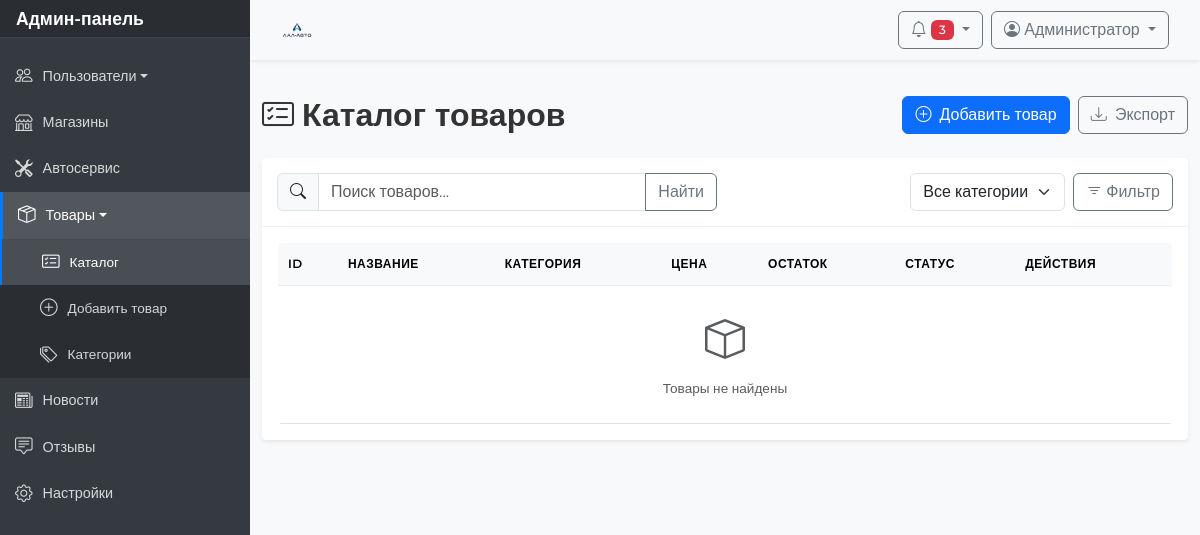
The page /admin.php?section=products_catalog (signed in) on the database as committed earlier.
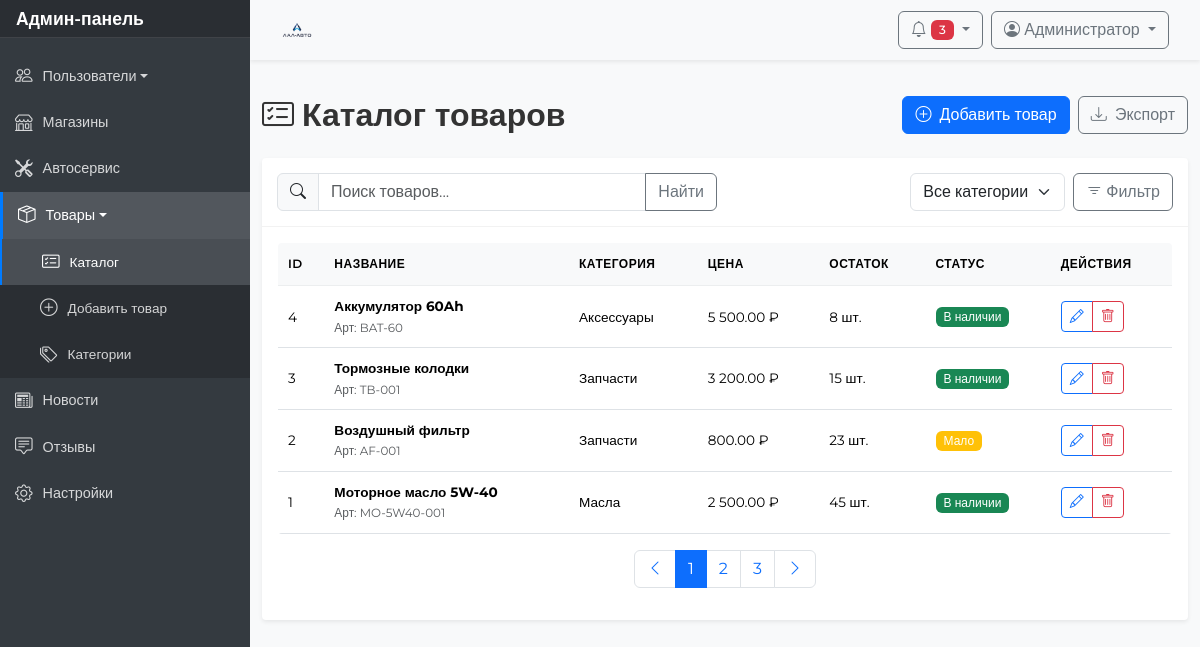
The same page on the database as committed later.
### tables this page shows
CREATE TABLE `products` (
  `id` int(11) NOT NULL,
  `name` varchar(255) NOT NULL,
  `description` text,
  `category` varchar(100) DEFAULT NULL,
  `price` decimal(10,2) NOT NULL DEFAULT '0.00',
  `quantity` int(11) DEFAULT '0',
  `article` varchar(100) DEFAULT NULL,
  `image` varchar(500) DEFAULT NULL,
  `status` varchar(20) DEFAULT 'available',
  `created_at` timestamp NULL DEFAULT CURRENT_TIMESTAMP,
  `updated_at` timestamp NULL DEFAULT CURRENT_TIMESTAMP ON UPDATE CURRENT_TIMESTAMP
);

### sections/products_catalog.php (the view, shortened to what this page needs)
<?php
$search = $_GET['search'] ?? '';
$category_filter = $_GET['category'] ?? 'all';
$where_sql = '';
$stmt = $conn->prepare("SELECT * FROM products $where_sql ORDER BY id DESC");
$stmt->execute();
$result = $stmt->get_result();
$products = [];
while ($row = $result->fetch_assoc())
{
    $products[] = $row;
}
?>
<div class="d-flex flex-column flex-md-row justify-content-between align-items-center mb-4">
    <h2 class="mb-3 mb-md-0">
        <i class="bi bi-card-checklist me-2"></i>Каталог товаров
    </h2>
    <div class="d-flex gap-2">
        <a href="admin.php?section=products_add" class="btn btn-primary">
            <i class="bi bi-plus-circle me-1"></i>
            <span class="d-none d-sm-inline">Добавить товар</span>
        </a>
        <a href="admin.php?section=products_catalog&export=1" class="btn btn-outline-secondary">
            <i class="bi bi-download me-1"></i>
            <span class="d-none d-sm-inline">Экспорт</span>
        </a>
    </div>
</div>
<div class="card shadow-sm">
    <div class="card-header bg-white">
        <div class="row g-3">
            <div class="col-md-6">
                <form method="GET" action="admin.php" class="d-flex">
                    <div class="input-group">
                        <span class="input-group-text"><i class="bi bi-search"></i></span>
                        <input type="text" class="form-control" name="search" placeholder="Поиск товаров..." value="<?= htmlspecialchars($search) ?>">
                        <button class="btn btn-outline-secondary" type="submit">Найти</button>
                    </div>
                </form>
            </div>
            <div class="col-md-6">
                <div class="d-flex justify-content-md-end gap-2">
                    <form method="GET" action="admin.php" class="d-flex">
                        <select class="form-select" name="category" onchange="this.form.submit()" style="width: auto;">
                            <option value="all" <?= $category_filter == 'all' ? 'selected' : '' ?>>Все категории</option>
                        </select>
                    </form>
                    <button type="button" class="btn btn-outline-secondary" data-bs-toggle="modal" data-bs-target="#filterModal">
                        <i class="bi bi-filter me-1"></i>Фильтр
                    </button>
                </div>
            </div>
        </div>
    </div>
    <div class="card-body">
        <div class="table-responsive">
            <table class="table table-hover">
                <thead>
                    <tr>
                        <th>ID</th>
                        <th>Название</th>
                        <th>Категория</th>
                        <th>Цена</th>
                        <th>Остаток</th>
                        <th>Статус</th>
                        <th>Действия</th>
                    </tr>
                </thead>
                <tbody>
                    <?php
                    if (count($products) > 0)
                    {
                    ?>
                        <?php
                        foreach ($products as $product)
                        {
                        ?>
                        <tr>
                            <td><?= $product['id'] ?></td>
                            <td>
                                <strong><?= htmlspecialchars($product['name']) ?></strong>
                                <?php
                                if (!empty($product['article']))
                                {
                                ?>
                                <br><small class="text-muted">Арт: <?= htmlspecialchars($product['article']) ?></small>
                                <?php
                                }
                                ?>
                            </td>
                            <td><?= htmlspecialchars($product['category']) ?></td>
                            <td><?= number_format($product['price'], 2, '.', ' ') ?> ₽</td>
                            <td><?= $product['quantity'] ?> шт.</td>
                            <td>
                                <?php
                                $status_badge = [
                                    'available' => ['bg-success', 'В наличии'],
                                    'low' => ['bg-warning', 'Мало'],
                                    'out_of_stock' => ['bg-danger', 'Нет в наличии']
                                ];
                                $status = $product['status'] ?? 'available';
                                ?>
                                <span class="badge <?= $status_badge[$status][0] ?>"><?= $status_badge[$status][1] ?></span>
                            </td>
                            <td>
                                <div class="btn-group btn-group-sm">
                                    <a href="admin.php?section=edit_products&id=<?= $product['id'] ?>" class="btn btn-outline-primary">
                                        <i class="bi bi-pencil"></i>
                                    </a>
                                    <button type="button" class="btn btn-outline-danger"
                                            onclick="if(confirm('Удалить товар?')) { window.location.href='admin.php?section=products_catalog&delete_id=<?= $product['id'] ?>'; }">
                                        <i class="bi bi-trash"></i>
                                    </button>
                                </div>
                            </td>
                        </tr>
                        <?php
                        }
                        ?>
                    <?php
                    }
                    else
                    {
                    ?>
                    <tr>
                        <td colspan="7" class="text-center text-muted py-4">
                            <i class="bi bi-box fs-1 d-block mb-2"></i>
                            Товары не найдены
                        </td>
                    </tr>
                    <?php
                    }
                    ?>
                </tbody>
            </table>
        </div>
        <?php
        if (count($products) > 0)
        {
        ?>
        <nav aria-label="Page navigation" class="mt-3">
            <ul class="pagination justify-content-center">
                <li class="page-item">
                    <a class="page-link" href="#" aria-label="Previous">
                        <i class="bi bi-chevron-left"></i>
                    </a>
                </li>
                <li class="page-item active"><a class="page-link" href="#">1</a></li>
                <li class="page-item"><a class="page-link" href="#">2</a></li>
                <li class="page-item"><a class="page-link" href="#">3</a></li>
                <li class="page-item">
                    <a class="page-link" href="#" aria-label="Next">
                        <i class="bi bi-chevron-right"></i>
                    </a>
                </li>
            </ul>
        </nav>
        <?php
        }
        ?>
    </div>
</div>

### admin.php (shortened to what this page needs)
<?php
require_once("config/link.php");
$current_section = isset($_GET['section']) ? $_GET['section'] : 'users_list';
if ($current_section === 'products_catalog')
{
    $stmt = $conn->prepare("SELECT * FROM `products` ORDER BY id DESC");
    $stmt->execute();
    $result = $stmt->get_result();
}
function isActiveSection($section)
{
    global $current_section;
    return $current_section === $section ? 'active' : '';
}
function isActiveSubmenu($parent, $item = null)
{
    global $current_section;
    return strpos($current_section, $parent) === 0 ? 'active' : '';
}
?>
<!DOCTYPE html>
<html lang="ru">
<head>
    <link rel="stylesheet" href="../css/bootstrap.min.css">
    <link rel="stylesheet" href="https://cdn.jsdelivr.net/npm/bootstrap-icons@1.11.1/font/bootstrap-icons.css">
    <link rel="stylesheet" href="css/style.css">
    <link rel="stylesheet" href="css/admin-styles.css">
</head>
<body class="admin-body">
<div class="wrapper d-flex">
    <nav id="sidebar" class="active">
        <div class="sidebar-header d-flex justify-content-between align-items-center px-3 py-2">
            <h3 class="mb-0 d-none d-lg-block">Админ-панель</h3>
        </div>
        <ul class="list-unstyled components">
            <li class="<?= isActiveSubmenu('users') ? 'active' : '' ?>">
                <a href="#usersSubmenu" data-bs-toggle="collapse" aria-expanded="<?= isActiveSubmenu('users') ? 'true' : 'false' ?>" class="dropdown-toggle">
                    <i class="bi bi-people"></i>Пользователи
                </a>
            </li>
            <li class="<?= isActiveSection('shops') ? 'active' : '' ?>">
                <a href="admin.php?section=shops">
                    <i class="bi bi-shop"></i>Магазины
                </a>
            </li>
            <li class="<?= isActiveSection('service') ? 'active' : '' ?>">
                <a href="admin.php?section=service">
                    <i class="bi bi-tools"></i>Автосервис
                </a>
            </li>
            <li class="<?= isActiveSubmenu('products') ? 'active' : '' ?>">
                <a href="#productsSubmenu" data-bs-toggle="collapse" aria-expanded="<?= isActiveSubmenu('products') ? 'true' : 'false' ?>" class="dropdown-toggle">
                    <i class="bi bi-box-seam"></i>Товары
                </a>
                <ul class="collapse list-unstyled <?= isActiveSubmenu('products') ? 'show' : '' ?>" id="productsSubmenu">
                    <li class="<?= isActiveSection('products_catalog') ? 'active' : '' ?>">
                        <a href="admin.php?section=products_catalog"><i class="bi bi-card-checklist"></i>Каталог</a>
                    </li>
                    <li class="<?= isActiveSection('products_add') ? 'active' : '' ?>">
                        <a href="admin.php?section=products_add"><i class="bi bi-plus-circle"></i>Добавить товар</a>
                    </li>
                    <li class="<?= isActiveSection('products_categories') ? 'active' : '' ?>">
                        <a href="admin.php?section=products_categories"><i class="bi bi-tags"></i>Категории</a>
                    </li>
                </ul>
            </li>
            <li class="<?= isActiveSection('news') ? 'active' : '' ?>">
                <a href="admin.php?section=news">
                    <i class="bi bi-newspaper"></i>Новости
                </a>
            </li>
            <li class="<?= isActiveSection('reviews') ? 'active' : '' ?>">
                <a href="admin.php?section=reviews">
                    <i class="bi bi-chat-square-text"></i>Отзывы
                </a>
            </li>
            <li class="<?= isActiveSection('settings') ? 'active' : '' ?>">
                <a href="admin.php?section=settings">
                    <i class="bi bi-gear"></i>Настройки
                </a>
            </li>
        </ul>
    </nav>
    <div id="content" class="w-100">
        <nav class="navbar navbar-expand-lg navbar-light bg-light shadow-sm">
            <div class="container-fluid px-3">
                <a class="navbar-brand me-auto" href="admin.php?section=users_list">
                    <img src="img/Auto.png" alt="Лал-Авто" height="30" class="d-inline-block align-top">
                </a>
                <div class="d-flex align-items-center">
                    <div class="dropdown me-2">
                        <button class="btn btn-outline-secondary dropdown-toggle" type="button" id="dropdownMenuButton" data-bs-toggle="dropdown" aria-expanded="false">
                            <i class="bi bi-bell"></i>
                            <span class="badge bg-danger">3</span>
                        </button>
                    </div>
                    <div class="dropdown">
                        <button class="btn btn-outline-secondary dropdown-toggle" type="button" id="userDropdown" data-bs-toggle="dropdown" aria-expanded="false">
                            <i class="bi bi-person-circle"></i>
                            <span class="d-none d-md-inline">Администратор</span>
                        </button>
                    </div>
                </div>
            </div>
        </nav>
        <div class="container-fluid py-3">
            <?php
            switch ($current_section)
            {
                case 'products_catalog':
                    include 'sections/products_catalog.php';
                    break;
            }
            ?>
        </div>
    </div>
</div>
</body>
</html>

### css/style.css (style rules this page uses)
html { scroll-behavior: smooth; }
body { font-family: 'Montserrat', sans-serif; }
h1, h2 { color: #333; font-weight: 600; }
.navbar { margin-bottom: 20px; z-index: 1030; background-color: rgba(255, 255, 255, 0.9); transition: top 0.3s; }
.navbar-brand { transition: transform 0.2s; }
.card { transition: transform 0.2s; }
@media (min-width: 613px) { .list-unstyled { display: flex; flex-direction: column; align-items: center; } }

### css/admin-styles.css (style rules this page uses)
.table-responsive { overflow-x: auto; }
table { font-size: 0.8rem; }
th, td { padding: 0.3rem; vertical-align: middle; }
.navbar { box-shadow: 0 2px 4px rgba(0,0,0,0.1); }
.navbar-brand img { height: 75px; }
.admin-body { font-family: 'Montserrat', sans-serif; background-color: #f8f9fa; min-height: 100vh; }
.wrapper { display: flex; width: 100%; min-height: 100vh; }
#sidebar { min-width: 250px; max-width: 250px; background: #343a40; color: #fff; transition: all 0.3s; position: relative; min-height: 100vh; z-index: 1000; }
#sidebar .sidebar-header { padding: 15px; background: rgba(0, 0, 0, 0.2); border-bottom: 1px solid rgba(255, 255, 255, 0.1); }
#sidebar .sidebar-header h3 { color: #fff; font-size: 1.1rem; margin-bottom: 0; font-weight: 600; }
#sidebar ul.components { padding: 15px 0; }
#sidebar ul li a { padding: 10px 15px; font-size: 0.9rem; display: flex; align-items: center; color: rgba(255, 255, 255, 0.8); text-decoration: none; transition: all 0.3s; }
#sidebar ul li a i { margin-right: 10px; font-size: 1.1rem; }
#sidebar ul li.active > a { color: #fff; background: rgba(255, 255, 255, 0.1); }
#sidebar ul ul a { font-size: 0.85rem; padding-left: 40px; background: rgba(0, 0, 0, 0.2); }
#content { width: 100%; min-height: 100vh; transition: all 0.3s; overflow-x: hidden; }
.navbar { padding: 10px 15px; background: #fff; border: none; box-shadow: 0 1px 3px rgba(0, 0, 0, 0.1); z-index: 999; }
.navbar-brand img { height: 30px; }
.table-responsive { border-radius: 0.25rem; overflow: hidden; }
.table { margin-bottom: 0; font-size: 0.85rem; }
.table thead th { border-bottom: none; font-weight: 600; text-transform: uppercase; font-size: 0.75rem; letter-spacing: 0.5px; vertical-align: middle; padding: 12px 10px; background-color: #f8f9fa; white-space: nowrap; }
.table tbody td { vertical-align: middle; padding: 10px; border-top: 1px solid #eceeef; white-space: nowrap; }
.card { border: none; border-radius: 0.25rem; box-shadow: 0 1px 3px rgba(0, 0, 0, 0.1); }
.card-header { background-color: #fff; border-bottom: 1px solid rgba(0, 0, 0, 0.05); padding: 15px; }
.badge { font-weight: 500; padding: 4px 8px; font-size: 0.75rem; }
.list-unstyled { display: block; }
#sidebar ul li.active > a { background: rgba(255, 255, 255, 0.15); border-left: 3px solid #007bff; }
#sidebar ul ul li.active > a { background: rgba(255, 255, 255, 0.1); border-left: 2px solid #007bff; }
.collapse { transition: all 0.3s ease; }

Rows that differ between the two databases and show on the page:
added products: id "4", name "Аккумулятор 60Ah", article "BAT-60", category "Аксессуары", price "5 500.00", quantity "8", status "В наличии"
added products: id "3", name "Тормозные колодки", article "TB-001", category "Запчасти", price "3 200.00", quantity "15", status "В наличии"
added products: id "2", name "Воздушный фильтр", article "AF-001", category "Запчасти", price "800.00", quantity "23", status "Мало"
added products: id "1", name "Моторное масло 5W-40", article "MO-5W40-001", category "Масла", price "2 500.00", quantity "45", status "В наличии"
Other text that changed with them:
text no longer shown: "Товары не найдены"
text now shown: "1 2 3"
